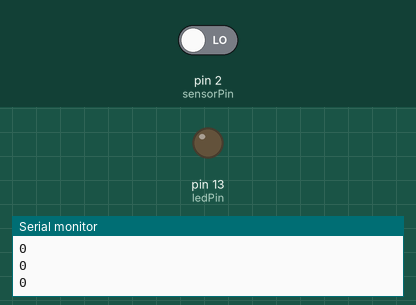
The sketch below on a simulated Arduino Uno, built with avr-gcc and run on an emulated ATmega328P. Shown: output pins drawn as LEDs (lit = HIGH), the last lines printed to the serial monitor. The test bench sets the inputs (shaded band); at power-on: pin 2 (sensorPin) LOW.

Above: at 1.2 s.
1.3 s: pin 2 (sensorPin) driven HIGH
At 2.5 s:
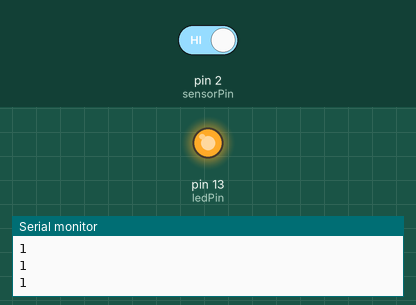
2.8 s: pin 2 (sensorPin) driven LOW
At 3.7 s:
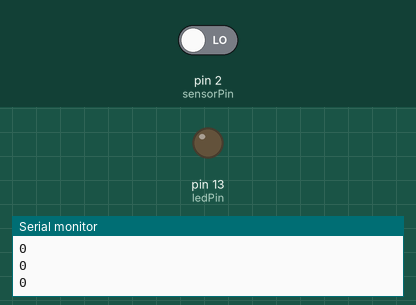
Timing chart, 0 to 5.8 s (numbered marks = the images above; inputs shaded):
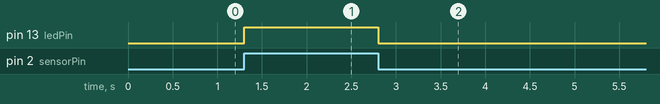

The sketch:

54-senzor-kretanja.ino
```cpp
int sensorPin = 2;
int ledPin = 13;

void setup()
{
  pinMode(ledPin, OUTPUT);
  pinMode(sensorPin, INPUT);
  Serial.begin(9600);
}

void loop()
{
  int sensorValue = digitalRead(sensorPin);
  digitalWrite(ledPin, sensorValue);
  Serial.println(sensorValue);
  delay(100);
}
```

Measured:
- after the input at 1.3 s, pin 13 (ledPin): LOW → HIGH at once
- after the input at 2.8 s, pin 13 (ledPin): HIGH → LOW at once
